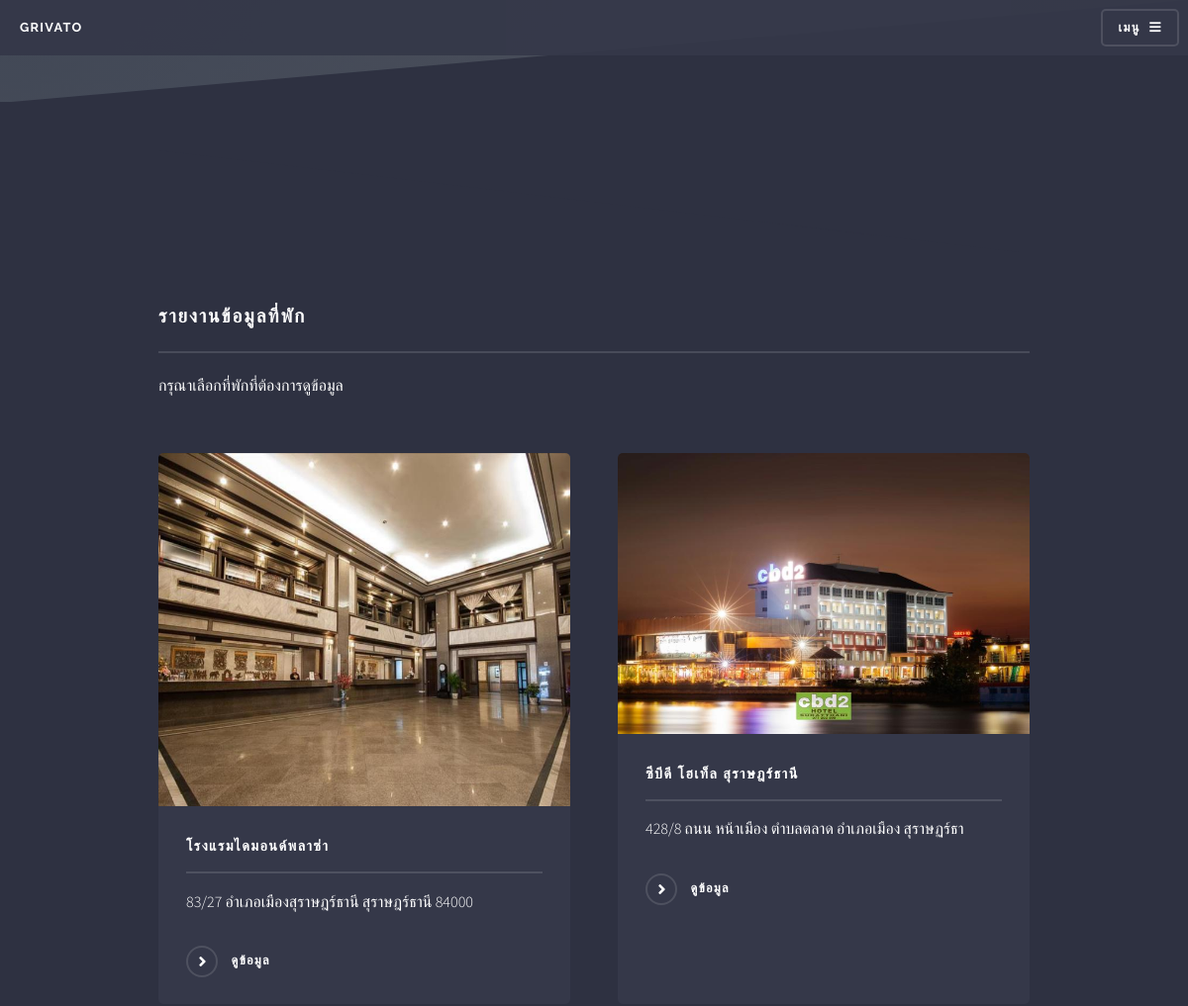
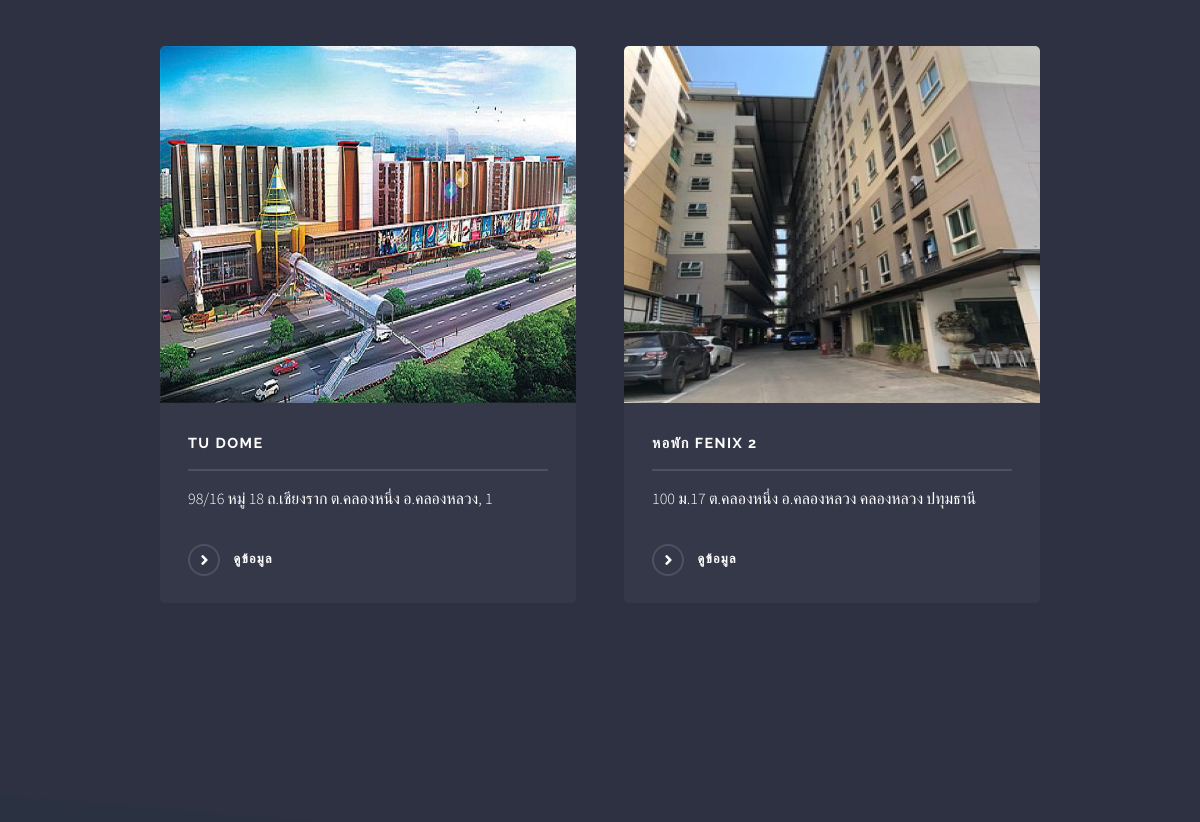
/project/member_report.php (signed in), run on the app's committed database (2 pictures, top to bottom).
### tables this page shows
CREATE TABLE `info` (
  `inf_num` int(11) NOT NULL,
  `inf_name` varchar(100) NOT NULL,
  `inf_money` int(8) NOT NULL,
  `inf_where` varchar(50) NOT NULL,
  `inf_pic` varchar(100) NOT NULL,
  `inf_many` int(11) NOT NULL,
  `inf_det` text NOT NULL,
  `inf_room` int(11) NOT NULL,
  `us_email` varchar(50) NOT NULL,
  `inf_date` datetime NOT NULL
);

### project/member_report.php (the view, shortened to what this page needs)
<?php require('connect.php'); checkuser();?>
<!DOCTYPE HTML>
<html>
	<head>
		<link rel="stylesheet" href="assets/css/main.css" />
	</head>
	<body>
			<div id="page-wrapper">
							<div class="wrapper">
								<div class="inner">
					<?php require('head.php'); ?>
					<?php require('menu.php'); ?>
             <section id="two" class="wrapper alt style1">
								<div class="inner">
									<h2 class="major">รายงานข้อมูลที่พัก</h2>
									<p>กรุณาเลือกที่พักที่ต้องการดูข้อมูล</p>
									<section class="features">
                                    <?php
									if($_SESSION['personal']['us_status']<=2){
									$us_email=$_SESSION['personal']['us_email'];
									$sql="select * from info where us_email='$us_email'";
									$res=mysqli_query($mysqli,$sql) or die (mysql_error());
									 }
									 elseif($_SESSION['personal']['us_status']==3){
									$sql="select * from info where 1";
									$res=mysqli_query($mysqli,$sql) or die (mysql_error());
									 }
									while($fet=mysqli_fetch_array($res)){
									?>
										<article>
										<a href="form_post.php?inf_num=<?php echo $fet['inf_num'] ?>" class="image">
											<img src="info_picture/<?php echo $fet['inf_pic'] ?>" alt="" />
										</a>
										<a href="form_post.php?inf_num=<?php echo $fet['inf_num'] ?>" >
											<h3 class="major"><?php echo $fet['inf_name']; ?></h3>
											<p><?php echo $fet['inf_where']; ?></p>
										</a>
											<a href="report_form.php?inf_num=<?php echo $fet['inf_num']; ?>" class="special">ดูข้อมูล</a>
										</article>
										<?php }?>
									</section>
								</div>
							</section>
								</div>
                             </div>
						</div>
					</body>
				</html>

### data on the page
info: inf_pic (picture), inf_name "โรงแรมไดมอนด์พลาซ่า", inf_where "83/27 อำเภอเมืองสุราษฎร์ธานี สุราษฎร์ธานี 84000"
info: inf_pic (picture), inf_name "ซีบีดี โฮเท็ล สุราษฎร์ธานี", inf_where "428/8 ถนน หน้าเมือง ตำบลตลาด อำเภอเมือง สุราษฏร์ธา"
info: inf_pic (picture), inf_name "TU DOME", inf_where "98/16 หมู่ 18 ถ.เชียงราก ต.คลองหนึ่ง อ.คลองหลวง, 1"
info: inf_pic (picture), inf_name "หอพัก FENIX 2", inf_where "100 ม.17 ต.คลองหนึ่ง อ.คลองหลวง คลองหลวง ปทุมธานี"
